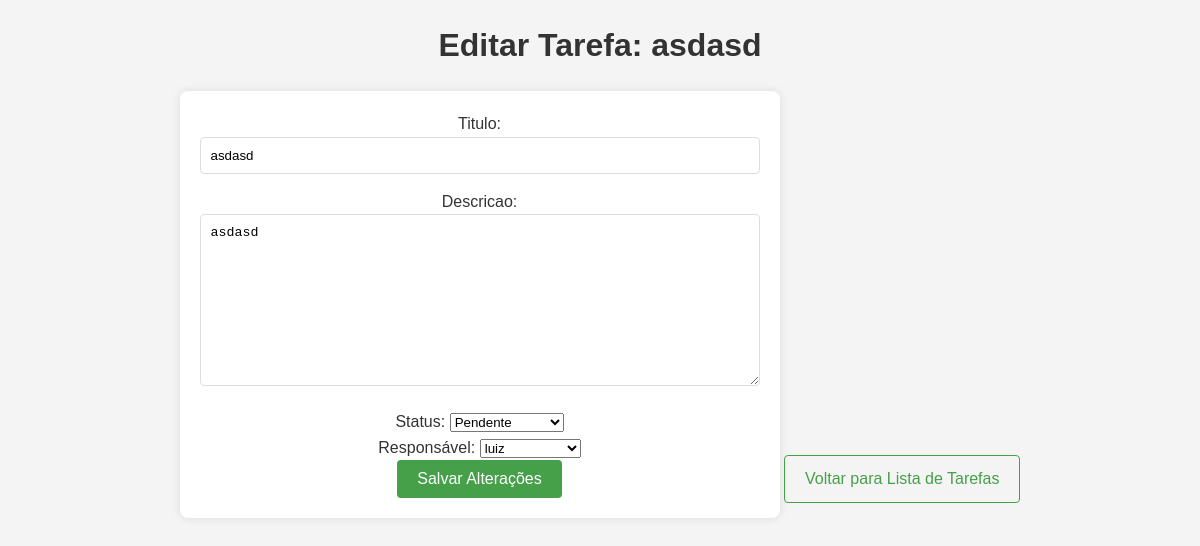
Page /tarefas/6/editar/ (signed in) on the committed database.
### tarefas/models.py (models this page shows, shortened)
class Tarefa(models.Model):
    STATUS = [
        ('pendente', 'Pendente'),
        ('em_andamento', 'Em Andamento'),
        ('concluida', 'Concluída'),
    ]
    titulo = models.CharField(max_length=255)
    descricao = models.TextField()
    status = models.CharField(max_length=20, choices=STATUS, default='pendente')
    responsavel = models.ForeignKey(User, on_delete=models.CASCADE)

### tarefas/views.py (the view)
# urls.py: path('tarefas/<int:tarefa_id>/editar/', views.editar_tarefa, name='editar_tarefa'),  # Edição de tarefas
@login_required
def editar_tarefa(request, tarefa_id):
    tarefa = get_object_or_404(Tarefa, id=tarefa_id)
    if request.method == 'POST':
        form = TarefaForm(request.POST, instance=tarefa)
        if form.is_valid():
            form.save()
            return redirect('tarefas')
    else:
        form = TarefaForm(instance=tarefa)
    return render(request, 'editarTarefa.html', {'form': form, 'tarefa': tarefa})

### tarefas/forms.py
class TarefaForm(forms.ModelForm):
    responsavel = forms.ModelChoiceField(queryset=User.objects.all(), label="Responsável")
    class Meta:
        model = Tarefa
        fields = ['titulo', 'descricao', 'status', 'responsavel']

### tarefas/templates/editarTarefa.html (shortened to what this page needs)
<!DOCTYPE html>
<html lang="en">
<head>
    {% load static %}
    <link rel="stylesheet" href="{% static 'styles/editartar.css' %}">
</head>
<body>
    <h1>Editar Tarefa: {{ tarefa.titulo }}</h1>
    <form method="POST">
        {{ form.as_p }}
        <button type="submit">Salvar Alterações</button>
    </form>
    <a href="{% url 'tarefas' %}">Voltar para Lista de Tarefas</a>
</body>
</html>

### tarefas/static/styles/editartar.css (style rules this page uses)
* { margin: 0; padding: 0; box-sizing: border-box; }
body { font-family: Arial, sans-serif; background-color: #f4f4f4; color: #333; line-height: 1.6; padding: 20px; text-align: center; }
h1 { color: #333; margin-bottom: 20px; }
form { background: #fff; padding: 20px; border-radius: 8px; box-shadow: 0 0 10px rgba(0, 0, 0, 0.1); display: inline-block; max-width: 600px; width: 100%; }
form input, form textarea { width: 100%; padding: 10px; margin-bottom: 15px; border: 1px solid #ddd; border-radius: 4px; }
form button { background-color: #45a049; color: #fff; border: none; padding: 10px 20px; border-radius: 4px; cursor: pointer; font-size: 16px; }
a { display: inline-block; margin-top: 20px; color: #45a049; text-decoration: none; border: 1px solid #45a049; padding: 10px 20px; border-radius: 4px; }

### rows in the picture
Tarefa: titulo "asdasd", descricao "asdasd", status "Pendente", responsavel "luiz"
